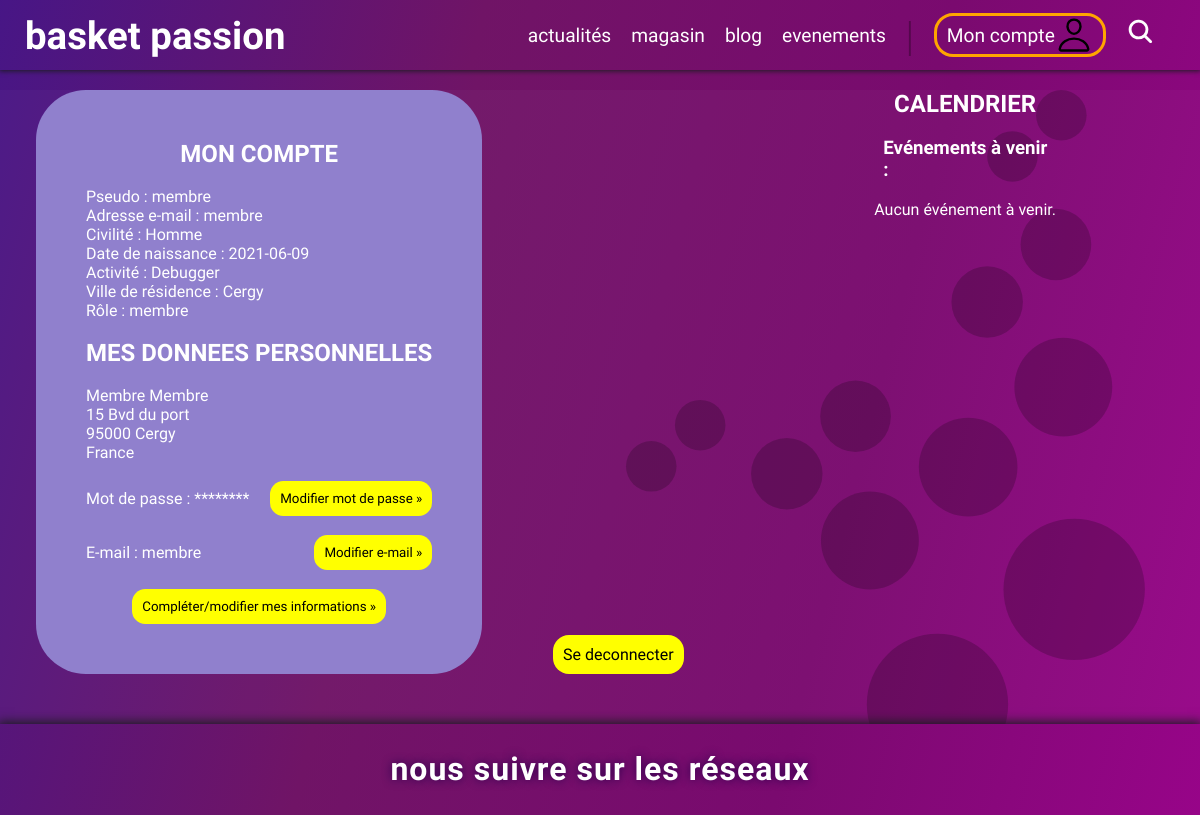
Page /me (signed in) on the committed database.
### tables this page shows
CREATE TABLE IF NOT EXISTS `users` (
  `id` int(11) NOT NULL AUTO_INCREMENT,
  `username` varchar(255) NOT NULL,
  `firstname` varchar(255) NOT NULL,
  `lastname` varchar(255) NOT NULL,
  `gender` varchar(255) NOT NULL,
  `birth_day` date NOT NULL,
  `jobs` varchar(255) NOT NULL,
  `city` varchar(255) NOT NULL,
  `country` varchar(255) NOT NULL,
  `cp` varchar(255) NOT NULL,
  `street` varchar(255) NOT NULL,
  `street_number` int(11) NOT NULL,
  `role_id` int(11) DEFAULT '1',
  `mail` varchar(255) NOT NULL,
  `password` varchar(255) NOT NULL,
  `create_at` timestamp NULL DEFAULT CURRENT_TIMESTAMP,
  PRIMARY KEY (`id`),
  UNIQUE KEY `users_index_1` (`username`),
  UNIQUE KEY `users_index_0` (`mail`),
  KEY `role` (`role_id`)
);

CREATE TABLE IF NOT EXISTS `roles` (
  `id` int(11) NOT NULL AUTO_INCREMENT,
  `role` varchar(255) DEFAULT NULL,
  `price` int(11) DEFAULT NULL,
  `power` int(11) NOT NULL DEFAULT '1',
  PRIMARY KEY (`id`)
);

### controllers/me.php (called while the page is built, shortened)
<?php
require_once "../models/User.php";
include "../models/me_sql.php";
$mail = get_mail();
$user = get_infos();
$role = get_role();
include "../views/me.php";

### models/me_sql.php (called while the page is built, shortened)
<?php
    function get_mail() {
        $db = new PDO('mysql:host=localhost;dbname=' . Variables::MYSQL_DATABASE, Variables::MYSQL_USER , Variables::MYSQL_PASS);
        $req = $db -> prepare("SELECT mail FROM users WHERE id = :user_id");
        $req->setFetchMode(PDO::FETCH_ASSOC);
        $req -> bindValue( ":user_id", $_SESSION[Session::ID], PDO::PARAM_STR);
        $req -> execute();
        $result = $req -> fetchAll();
        return $result[0]['mail'];
    }
    function get_infos() {
        $db = new PDO('mysql:host=localhost;dbname=' . Variables::MYSQL_DATABASE, Variables::MYSQL_USER , Variables::MYSQL_PASS);
        $req = $db -> prepare("SELECT * FROM users WHERE id = :user_id");
        $req->setFetchMode(PDO::FETCH_ASSOC);
        $req -> bindValue( ":user_id", $_SESSION[Session::ID], PDO::PARAM_STR);
        $req -> execute();
        $result = $req -> fetchAll();
        return $result;
    }
    function get_role() {
        $db = new PDO('mysql:host=localhost;dbname=' . Variables::MYSQL_DATABASE, Variables::MYSQL_USER , Variables::MYSQL_PASS);
        $req = $db -> prepare("SELECT roles.role FROM roles, users WHERE roles.id = users.role_id AND users.id = :user_id");
        $req->setFetchMode(PDO::FETCH_ASSOC);
        $req -> bindValue( ":user_id", $_SESSION[Session::ID], PDO::PARAM_STR);
        $req -> execute();
        $result = $req -> fetchAll();
        return $result[0]['role'] ?? null;
    }
    function get_event() {
        $db = new PDO('mysql:host=localhost;dbname=' . Variables::MYSQL_DATABASE, Variables::MYSQL_USER , Variables::MYSQL_PASS);
        $req = $db -> prepare("SELECT * FROM users u, registration r, events e WHERE u.id = r.user_id AND u.id = :user_id AND r.event_id = e.id");
        $req->setFetchMode(PDO::FETCH_ASSOC);
        $req -> bindValue( ":user_id", $_SESSION[Session::ID], PDO::PARAM_STR);
        $req -> execute();
        $result = $req -> fetchAll();
        return $result;
    }
?>

### models/User.php (called while the page is built, shortened)
<?php
class User
{
    static function existWithID($id) {
        $db = new PDO('mysql:host=localhost;dbname=' . Variables::MYSQL_DATABASE, Variables::MYSQL_USER , Variables::MYSQL_PASS);
        $request = $db->prepare("SELECT * FROM `Users` WHERE `id` = :id");
        $request->setFetchMode(PDO::FETCH_ASSOC);
        $request->bindValue(':id', $id, PDO::PARAM_INT);
        $request->execute();
        $result = $request->fetchAll();
        return true;
    }
}

### models/Authentication.php (called while the page is built, shortened)
<?php
require_once "../models/User.php";
class Authentication {
    static function isAuth (): array
    {
        if (isset($_SESSION[Session::LOGGED]) and $_SESSION[Session::LOGGED]) {
            return User::existWithID($_SESSION[Session::ID]) ?
                ["auth" => true, "error" => null] : ["auth" => false, "error" => self::INVALID_USER];
        }
        return ["auth" => false, "error" => self::NOT_AUTH];
    }
}

### controllers/header.php (called while the page is built)
<?php
require_once "../models/Authentication.php";
require "../views/components/header.php";

### views/me.php (the view, shortened to what this page needs)
<!DOCTYPE html>
<html lang="fr">
    <head>
        <link rel="stylesheet" href="/css/reset.css">
        <link rel="stylesheet" href="/css/global.css">
        <link rel="stylesheet" href="/css/header.css">
        <link rel="stylesheet" href="/css/footer.css">
        <link rel="stylesheet" href="/css/Scrollbar.css">
        <link rel="stylesheet" href="/css/me.css">
    </head>
    <body>
        <?php include "../controllers/header.php" ?>
        <main>
            <div id="presentation">
                <div id="data">
                    <h2 class="section_title">MON COMPTE</h2><br>
                        <?php echo "Pseudo : ".$user[0]['username']." "; ?><br>
                        <?php echo "Adresse e-mail : ".$mail." "; ?><br>
                        <?php echo "Civilité : ".$user[0]['gender']; ?><br>
                        <?php echo "Date de naissance : ".$user[0]['birth_day']." "; ?><br>
                        <?php echo "Activité : ".$user[0]['jobs']." "; ?><br>
                        <?php echo "Ville de résidence : ".$user[0]['city']." "; ?><br>
                        <?php echo "Rôle : ".$role; ?><br><br>
                    <h2 class="section_title">MES DONNEES PERSONNELLES</h2><br>
                        <?php if ($user[0]['firstname'] != NULL){ echo $user[0]['firstname']." "; if ($user[0]['firstname'] == NULL) { echo "<br>";}} if ($user[0]['lastname'] != NULL){ echo $user[0]['lastname']."<br>";} ?>
                        <?php if ($user[0]['street_number'] != NULL){ echo $user[0]['street_number']." "; if ($user[0]['street'] == NULL) { echo "<br>";}} if ($user[0]['street'] != NULL){ echo $user[0]['street']."<br>";} ?>
                        <?php if ($user[0]['cp'] != NULL){ echo $user[0]['cp']." "; if ($user[0]['city'] == NULL) { echo "<br>";}} if ($user[0]['city'] != NULL){ echo $user[0]['city']."<br>";} ?>
                        <?php if ($user[0]['country'] != NULL){ echo $user[0]['country']."<br><br>";} ?>
                        <div id="change_password">
                            <p>Mot de passe : ******** </p>
                            <button class="change_button"><a href="change_password">Modifier mot de passe »</a></button>
                        </div><br>
                        <div id="change_email">
                            <p>E-mail : <?php echo $mail; ?></p>
                            <button class="change_button"><a href="change_email">Modifier e-mail »</a></button>
                        </div><br>
                    <p id="change_data_button"><button class="change_button"><a href="complete_data">Compléter/modifier mes informations »</a></button></p>
                </div>
                <div id="calendar">
                    <h2 class="section_title">CALENDRIER</h2><br>
                    <h3 id="futur_events">Evénements à venir :</h3><br>
                    <?php
                        $event = get_event();
                        if ($event != NULL) {
                            for ($i=0; $i<sizeof($event); $i++) {
                                echo "Evénement : ". $event[$i]['name'].", ";
                                echo $event[$i]['start_at'].", ";
                                echo $event[$i]['place'].".<br>";
                                echo "Description : ".$event[$i]['description']."<br><br>";
                            }
                        }
                        else {
                            echo "Aucun événement à venir.";
                        }
                    ?>
                </div>
                <div id="logout" class="change_button">
                    <a href="/me?action=logout">
                        Se deconnecter
                    </a>
                </div>
            </div>
        </main>
    </body>
</html>

### css/global.css (style rules this page uses)
:root { --background-gradient: linear-gradient(104.23deg, #471686 -0.35%, #701466 34.67%, #7A0A6F 68.12%, #99048A 100%); --purple-1: #542583; --shadow-color: #1a1c1f; --background-size: 100vw 100vh; }
html { height: -moz-fit-content; height: fit-content; }
body { background: var(--background-gradient) no-repeat; background-size: cover; color: white; min-height: 100vh; display: flex; flex-flow: column nowrap; justify-content: space-between; }
header,footer { z-index: 3 }
main { z-index: 1 }

### css/header.css (style rules this page uses)
* { margin: 0; padding: 0; box-sizing:border-box; }
a { text-decoration: none; color: unset }
body { width: 100%; overflow-x: hidden; overflow-y: overlay; }
:root { --header-height: 70px; --header-secondary-color: rgb(109, 38, 152) }

### css/footer.css (style rules this page uses)
footer { position: relative; display: flex; flex-flow: column nowrap; justify-content: space-around; height: calc(34vh - var(--header-height)); text-align: center; font-family: 'Racing Sans One', cursive; letter-spacing: 1px; text-shadow: #2a024e 0px 0px 10px; box-shadow: 0 0 10px 2px #1A1C1F; }

### css/me.css (style rules this page uses)
* { font-family: 'Racing Sans One', Arial, Helvetica, sans-serif; }
main { margin-top: calc(var(--header-height) + 20px); background:rgba(255,255,255,0.025) url(/img/background.svg); background-repeat: no-repeat; background-size: cover; padding-bottom: 50px; }
.change_button { background-color: yellow; border: none; color: black; padding: 10px 10px; border-radius: 1em; }
#change_password, #change_email { display: flex; justify-content: space-between; align-items: center; }
#data { margin-left: 3%; }
#data, #calendar { float: left; }
#presentation { display: flex; justify-content: space-between; }
#calendar { margin-left: 10%; margin-right: 12%; margin-bottom: auto; }
.section_title { text-align: center; }
#futur_events { padding-left: 5%; }
#change_data_button { text-align: center; }
div#data { background: #9080CD; padding: 50px; border-radius: 50px; }
#data { order: 1; }
#logout { order: 2; align-self: flex-end; }
#calendar { order: 3; }

### rows in the picture
users: username "membre", mail "membre", gender "Homme", birth_day "2021-06-09", jobs "Debugger", city "Cergy", firstname "Membre", lastname "Membre", street_number "15", street "Bvd du port", cp "95000", country "France"
roles: role "membre"
